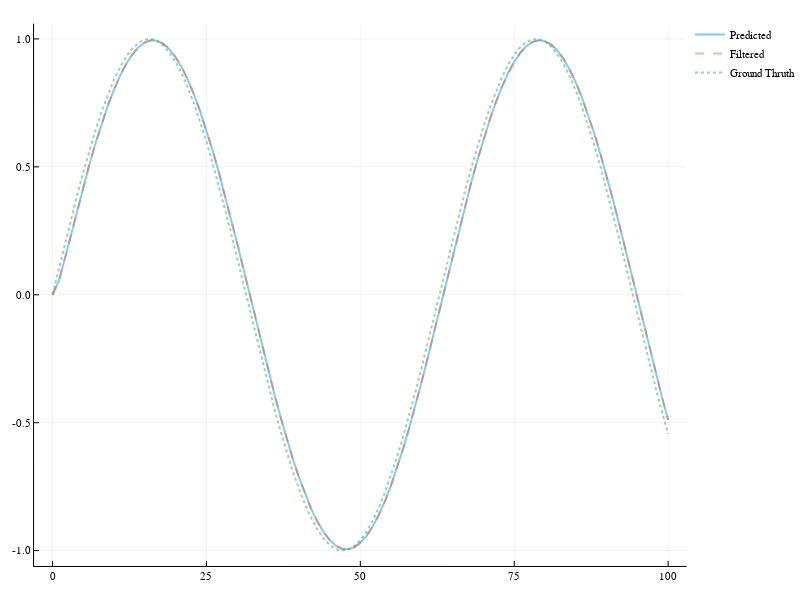

Notebook code cell kept with this figure:
### Code cell
plot(x, y_predicted, label = "Predicted")
plot!(x, y_filtered, label = "Filtered", linestyle=:dash)
plot!(x, y, label = "Ground Thruth", linestyle=:dot)

### Figure 1 — Plotly figure (JSON) as saved in the notebook; plotly's stock layout.template omitted (floating-point values rounded to 4 significant figures)
{"data": [{"colorbar": {"title": ""}, "hoverinfo": "text", "legendgroup": "Predicted", "line": {"color": "rgba(0, 154, 250, 0.500)", "dash": "solid", "shape": "linear", "width": 2}, "mode": "lines", "name": "Predicted", "showlegend": true, "text": [null, null, null, null, null, null, null, null, null, null, null, null, null, null, null, null, null, null, null, null, null, null, null, null, null, null, null, null, null, null, null, null, null, null, null, null, null, null, null, null, null, null, null, null, null, null, null, null, null, null, null, null, null, null, null, null, null, null, null, null, null, null, null, null, null, null, null, null, null, null, null, null, null, null, null, null, null, null, null, null, null, null, null, null, null, null, null, null, null, null, null, null, null, null, null, null, null, null, null, null, null], "type": "scatter", "x": [0, 1, 2, 3, 4, 5, 6, 7, 8, 9, 10, 11, 12, 13, 14, 15, 16, 17, 18, 19, 20, 21, 22, 23, 24, 25, 26, 27, 28, 29, 30, 31, 32, 33, 34, 35, 36, 37, 38, 39, 40, 41, 42, 43, 44, 45, 46, 47, 48, 49, 50, 51, 52, 53, 54, 55, 56, 57, 58, 59, 60, 61, 62, 63, 64, 65, 66, 67, 68, 69, 70, 71, 72, 73, 74, 75, 76, 77, 78, 79, 80, 81, 82, 83, 84, 85, 86, 87, 88, 89, 90, 91, 92, 93, 94, 95, 96, 97, 98, 99, 100], "xaxis": "x1", "y": [0, 0.05209, 0.1405, 0.236, 0.3308, 0.4226, 0.5104, 0.5931, 0.6699, 0.74, 0.8027, 0.8574, 0.9035, 0.9406, 0.9683, 0.9864, 0.9945, 0.9928, 0.9811, 0.9596, 0.9285, 0.8881, 0.8389, 0.7813, 0.7159, 0.6433, 0.5643, 0.4797, 0.3903, 0.2969, 0.2006, 0.1023, 0.003011, -0.09634, -0.1947, -0.2912, -0.3847, -0.4744, -0.5594, -0.6387, -0.7117, -0.7776, -0.8357, -0.8854, -0.9263, -0.958, -0.98, -0.9923, -0.9947, -0.9871, -0.9697, -0.9426, -0.906, -0.8604, -0.8063, -0.744, -0.6743, -0.5979, -0.5155, -0.428, -0.3362, -0.241, -0.1434, -0.04438, 0.05508, 0.154, 0.2514, 0.3462, 0.4376, 0.5247, 0.6064, 0.6822, 0.7511, 0.8125, 0.8658, 0.9104, 0.946, 0.972, 0.9884, 0.9949, 0.9915, 0.9781, 0.955, 0.9224, 0.8805, 0.8298, 0.7708, 0.7042, 0.6305, 0.5505, 0.465, 0.3748, 0.2809, 0.1842, 0.08568, -0.01372, -0.113, -0.2111, -0.3071, -0.4001, -0.489], "yaxis": "y1", "zmax": 0.1, "zmin": -0.1}, {"colorbar": {"title": ""}, "hoverinfo": "text", "legendgroup": "Filtered", "line": {"color": "rgba(227, 111, 71, 0.500)", "dash": "dash", "shape": "linear", "width": 2}, "mode": "lines", "name": "Filtered", "showlegend": true, "text": [null, null, null, null, null, null, null, null, null, null, null, null, null, null, null, null, null, null, null, null, null, null, null, null, null, null, null, null, null, null, null, null, null, null, null, null, null, null, null, null, null, null, null, null, null, null, null, null, null, null, null, null, null, null, null, null, null, null, null, null, null, null, null, null, null, null, null, null, null, null, null, null, null, null, null, null, null, null, null, null, null, null, null, null, null, null, null, null, null, null, null, null, null, null, null, null, null, null, null, null, null], "type": "scatter", "x": [0, 1, 2, 3, 4, 5, 6, 7, 8, 9, 10, 11, 12, 13, 14, 15, 16, 17, 18, 19, 20, 21, 22, 23, 24, 25, 26, 27, 28, 29, 30, 31, 32, 33, 34, 35, 36, 37, 38, 39, 40, 41, 42, 43, 44, 45, 46, 47, 48, 49, 50, 51, 52, 53, 54, 55, 56, 57, 58, 59, 60, 61, 62, 63, 64, 65, 66, 67, 68, 69, 70, 71, 72, 73, 74, 75, 76, 77, 78, 79, 80, 81, 82, 83, 84, 85, 86, 87, 88, 89, 90, 91, 92, 93, 94, 95, 96, 97, 98, 99, 100], "xaxis": "x1", "y": [0, 0.05209, 0.1405, 0.236, 0.3308, 0.4226, 0.5104, 0.5931, 0.6699, 0.74, 0.8027, 0.8574, 0.9035, 0.9406, 0.9683, 0.9864, 0.9945, 0.9928, 0.9811, 0.9596, 0.9285, 0.8881, 0.8389, 0.7813, 0.7159, 0.6433, 0.5643, 0.4797, 0.3903, 0.2969, 0.2006, 0.1023, 0.003011, -0.09634, -0.1947, -0.2912, -0.3847, -0.4744, -0.5594, -0.6387, -0.7117, -0.7776, -0.8357, -0.8854, -0.9263, -0.958, -0.98, -0.9923, -0.9947, -0.9871, -0.9697, -0.9426, -0.906, -0.8604, -0.8063, -0.744, -0.6743, -0.5979, -0.5155, -0.428, -0.3362, -0.241, -0.1434, -0.04438, 0.05508, 0.154, 0.2514, 0.3462, 0.4376, 0.5247, 0.6064, 0.6822, 0.7511, 0.8125, 0.8658, 0.9104, 0.946, 0.972, 0.9884, 0.9949, 0.9915, 0.9781, 0.955, 0.9224, 0.8805, 0.8298, 0.7708, 0.7042, 0.6305, 0.5505, 0.465, 0.3748, 0.2809, 0.1842, 0.08568, -0.01372, -0.113, -0.2111, -0.3071, -0.4001, -0.489], "yaxis": "y1", "zmax": 0.1, "zmin": -0.1}, {"colorbar": {"title": ""}, "hoverinfo": "text", "legendgroup": "Ground Thruth", "line": {"color": "rgba(62, 164, 78, 0.500)", "dash": "dot", "shape": "linear", "width": 2}, "mode": "lines", "name": "Ground Thruth", "showlegend": true, "text": [null, null, null, null, null, null, null, null, null, null, null, null, null, null, null, null, null, null, null, null, null, null, null, null, null, null, null, null, null, null, null, null, null, null, null, null, null, null, null, null, null, null, null, null, null, null, null, null, null, null, null, null, null, null, null, null, null, null, null, null, null, null, null, null, null, null, null, null, null, null, null, null, null, null, null, null, null, null, null, null, null, null, null, null, null, null, null, null, null, null, null, null, null, null, null, null, null, null, null, null, null], "type": "scatter", "x": [0, 1, 2, 3, 4, 5, 6, 7, 8, 9, 10, 11, 12, 13, 14, 15, 16, 17, 18, 19, 20, 21, 22, 23, 24, 25, 26, 27, 28, 29, 30, 31, 32, 33, 34, 35, 36, 37, 38, 39, 40, 41, 42, 43, 44, 45, 46, 47, 48, 49, 50, 51, 52, 53, 54, 55, 56, 57, 58, 59, 60, 61, 62, 63, 64, 65, 66, 67, 68, 69, 70, 71, 72, 73, 74, 75, 76, 77, 78, 79, 80, 81, 82, 83, 84, 85, 86, 87, 88, 89, 90, 91, 92, 93, 94, 95, 96, 97, 98, 99, 100], "xaxis": "x1", "y": [0, 0.09983, 0.1987, 0.2955, 0.3894, 0.4794, 0.5646, 0.6442, 0.7174, 0.7833, 0.8415, 0.8912, 0.932, 0.9636, 0.9854, 0.9975, 0.9996, 0.9917, 0.9738, 0.9463, 0.9093, 0.8632, 0.8085, 0.7457, 0.6755, 0.5985, 0.5155, 0.4274, 0.335, 0.2392, 0.1411, 0.04158, -0.05837, -0.1577, -0.2555, -0.3508, -0.4425, -0.5298, -0.6119, -0.6878, -0.7568, -0.8183, -0.8716, -0.9162, -0.9516, -0.9775, -0.9937, -0.9999, -0.9962, -0.9825, -0.9589, -0.9258, -0.8835, -0.8323, -0.7728, -0.7055, -0.6313, -0.5507, -0.4646, -0.3739, -0.2794, -0.1822, -0.08309, 0.01681, 0.1165, 0.2151, 0.3115, 0.4048, 0.4941, 0.5784, 0.657, 0.729, 0.7937, 0.8504, 0.8987, 0.938, 0.9679, 0.9882, 0.9985, 0.9989, 0.9894, 0.9699, 0.9407, 0.9022, 0.8546, 0.7985, 0.7344, 0.663, 0.5849, 0.501, 0.4121, 0.3191, 0.2229, 0.1245, 0.02478, -0.07515, -0.1743, -0.2718, -0.3665, -0.4575, -0.544], "yaxis": "y1", "zmax": 0.1, "zmin": -0.1}], "layout": {"annotations": [], "height": 600, "legend": {"bgcolor": "rgba(255, 255, 255, 1.000)", "bordercolor": "rgba(0, 0, 0, 1.000)", "font": {"color": "rgba(0, 0, 0, 1.000)", "family": "sans-serif", "size": 11}, "tracegroupgap": 0, "x": 1, "y": 1}, "margin": {"b": 20, "l": 0, "r": 0, "t": 20}, "paper_bgcolor": "rgba(255, 255, 255, 1.000)", "plot_bgcolor": "rgba(255, 255, 255, 1.000)", "showlegend": true, "width": 800, "xaxis": {"anchor": "y1", "domain": [0.04937, 0.9951], "gridcolor": "rgba(0, 0, 0, 0.100)", "gridwidth": 0.5, "linecolor": "rgba(0, 0, 0, 1.000)", "mirror": false, "range": [-3, 103], "showgrid": true, "showline": true, "showticklabels": true, "tickangle": 0, "tickcolor": "rgb(0, 0, 0)", "tickfont": {"color": "rgba(0, 0, 0, 1.000)", "family": "sans-serif", "size": 11}, "tickmode": "array", "ticks": "inside", "ticktext": ["0", "25", "50", "75", "100"], "tickvals": [0, 25, 50, 75, 100], "title": "", "titlefont": {"color": "rgba(0, 0, 0, 1.000)", "family": "sans-serif", "size": 15}, "type": "-", "visible": true, "zeroline": false, "zerolinecolor": "rgba(0, 0, 0, 1.000)"}, "yaxis": {"anchor": "x1", "domain": [0.02508, 0.9934], "gridcolor": "rgba(0, 0, 0, 0.100)", "gridwidth": 0.5, "linecolor": "rgba(0, 0, 0, 1.000)", "mirror": false, "range": [-1.06, 1.06], "showgrid": true, "showline": true, "showticklabels": true, "tickangle": 0, "tickcolor": "rgb(0, 0, 0)", "tickfont": {"color": "rgba(0, 0, 0, 1.000)", "family": "sans-serif", "size": 11}, "tickmode": "array", "ticks": "inside", "ticktext": ["-1.0", "-0.5", "0.0", "0.5", "1.0"], "tickvals": [-1, -0.5, 0, 0.5, 1], "title": "", "titlefont": {"color": "rgba(0, 0, 0, 1.000)", "family": "sans-serif", "size": 15}, "type": "-", "visible": true, "zeroline": false, "zerolinecolor": "rgba(0, 0, 0, 1.000)"}}}
